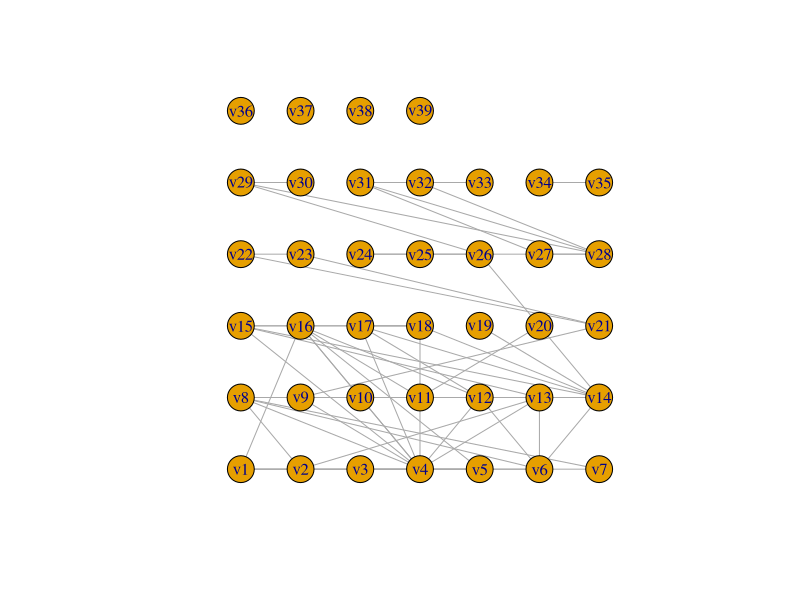
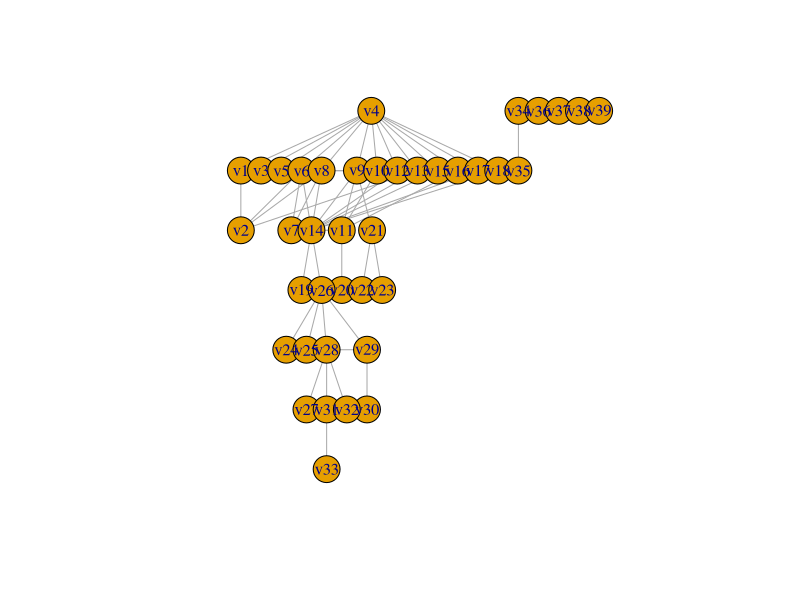
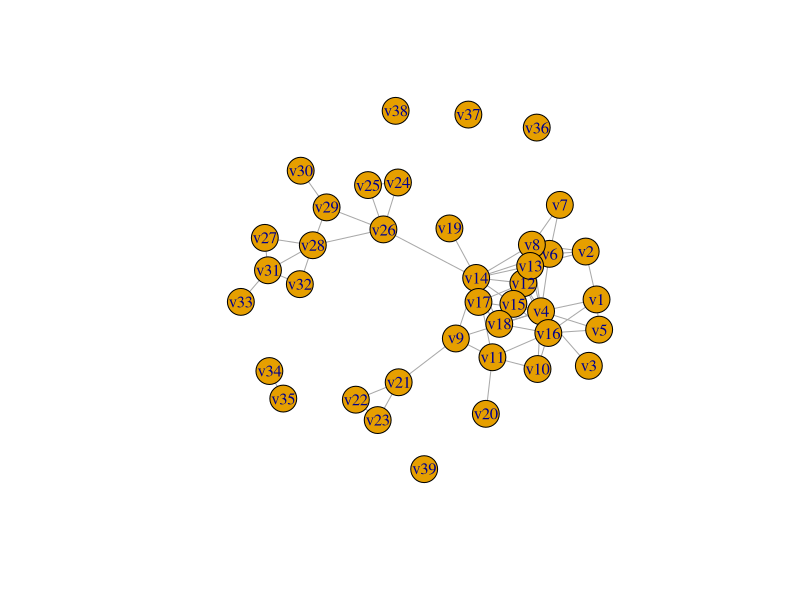
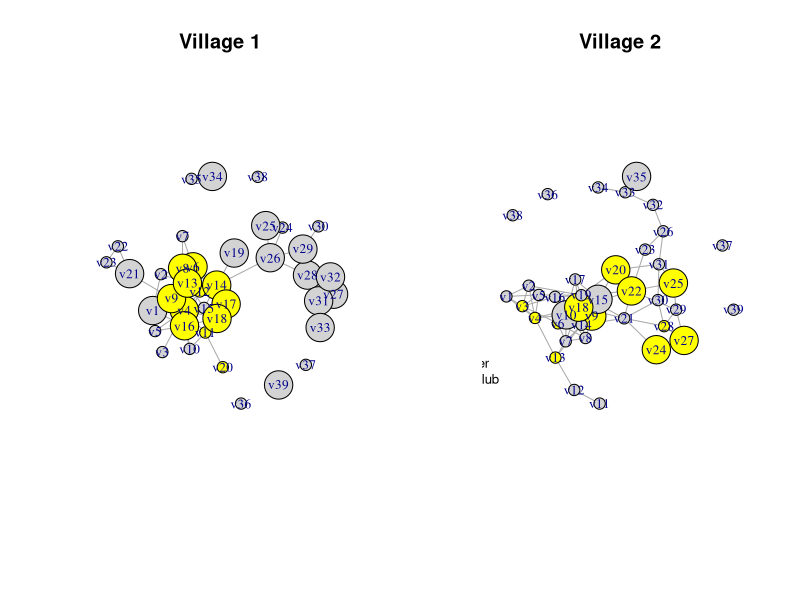
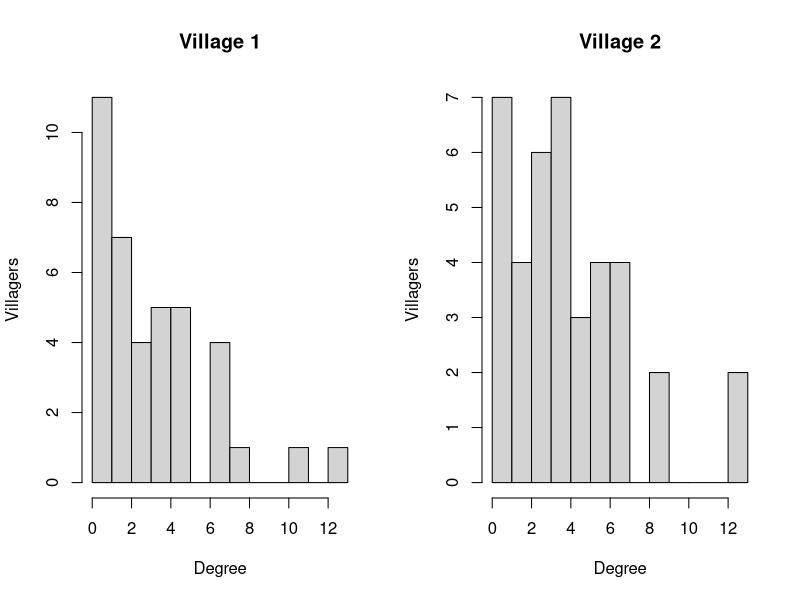
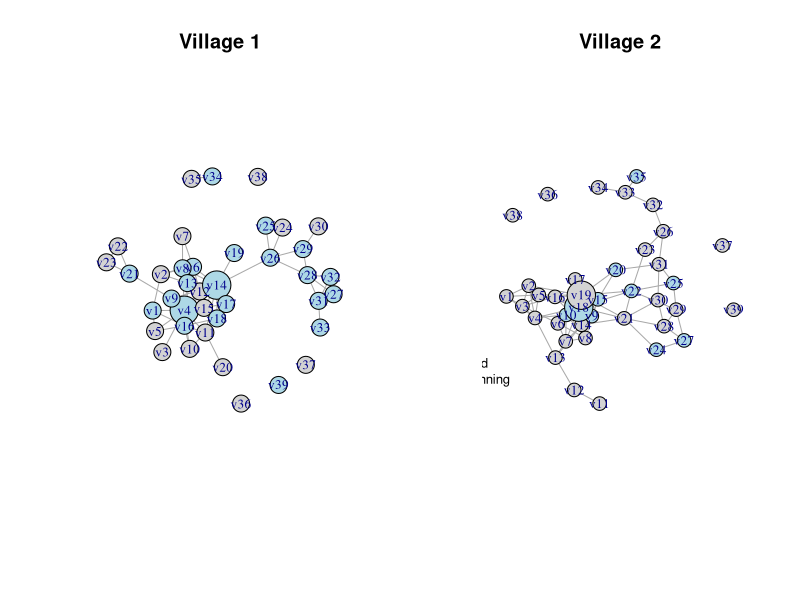
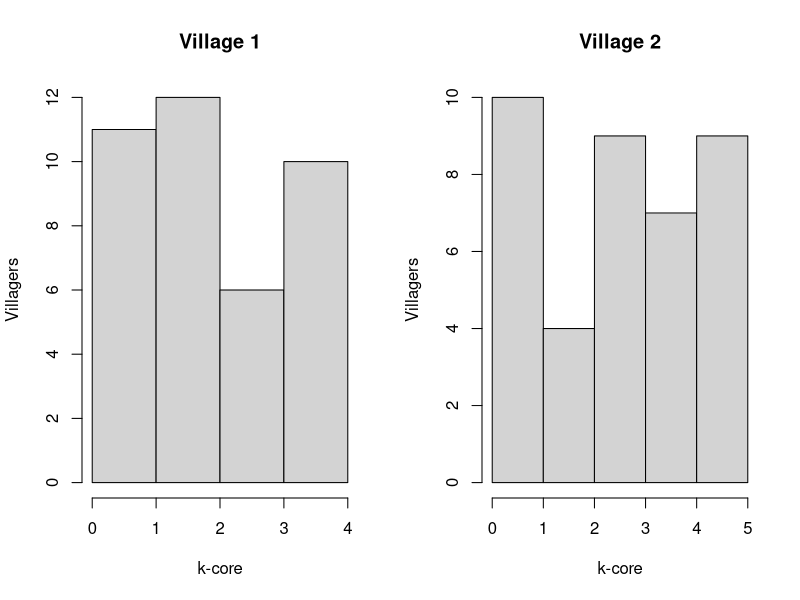
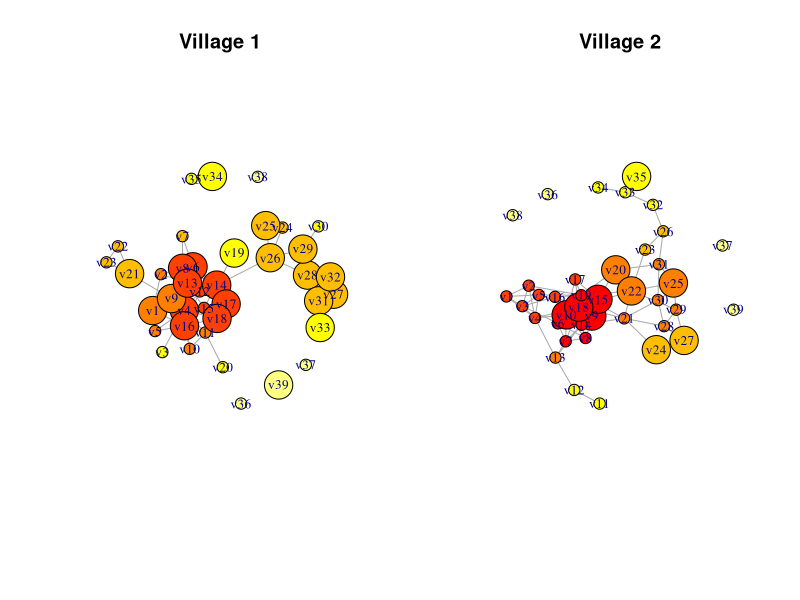

Write the R code that produced these figures, in order.
## Computational Social Science Week 7: Networks Workshop
## Durham University: Jennifer Badham and Will Craige

##--- Preparation ====

# install packages if required
# --------------------------------------------------------
# clear the environment var area
rm(list = ls())
# clear all plots
graphics.off()
# clear the console area
cat("\014")
# --------------------------------------------------------
# load packages
library(igraph)

# --- Network data ---------------------------------------

# village 1, vertices and edges
vertices1 <- read.csv("./datasets/W07 Korea1vertices.txt")
edges1 <- read.csv("./datasets/W07 Korea1edges.txt")
# village 2, vertices and edges
vertices2 <- read.csv("./datasets/W07 Korea2vertices.txt")
edges2 <- read.csv("./datasets/W07 Korea2edges.txt")

# Construct and examine networks ====

# construct networks from nodes and edges
net1 <-
  graph_from_data_frame(edges1, directed = FALSE, vertices = vertices1)
net2 <-
  graph_from_data_frame(edges2, directed = FALSE, vertices = vertices2)

# clean up
remove(edges1, edges2, vertices1, vertices2)

# two ways of showing checking networks
summary(net1)
net2

# network 1 - print the vertices and edges and the Adopted attribute
V(net1)
E(net1)
cat("\n")          # inserts blank line in the output
V(net1)$Adopted
cat("\n")

# network 1 - counts
noquote(paste("Network 1, number of vertices:", length(V(net1))))
noquote(paste("Network 1, number of edges:", length(E(net1))))
noquote(paste("Network 1, density:", edge_density(net1)))
noquote(paste("Network 1, number of adopters:", sum(V(net1)$Adopted)))
cat("\n")

# network 2 - counts
noquote(paste("Network 2, vertices and edges:", length(V(net2)), length(E(net2))))
noquote(paste("Network 2, density:", edge_density(net2)))

# tabulate adopters by mothers club members
print("Village 1")
table(V(net1)$Adopted, V(net1)$Club, dnn = c("Adopted", "Mothers Club"))
cat("\n")
print("Village 2")
table(V(net2)$Adopted, V(net2)$Club, dnn = c("Adopted", "Mothers Club"))

# --- Exploratory analysis: visualisation ----------------

# basic layouts
plot(net1, layout = layout_on_grid)
plot(net1, layout = layout_as_tree)
plot(net1, layout = layout_with_fr)

# store FR layout for each network
layout1 <- layout_with_fr(net1)
layout2 <- layout_with_fr(net2)

##--- visualise by mothers club membership

# create vector of two colours, dark for membership
colClub <- c("lightgrey", "yellow")

# adjust the membership to 1s and 2s
V(net1)$Club <- V(net1)$Club + 1
print("adjusted values")
V(net1)$Club

# display the colour for each vertex
colClub[V(net1)$Club]

# matching colours to TRUE and FALSE
V(net1)$Club <- V(net1)$Club - 1
print ("Check returned to 0s and 1s")
V(net1)$Club

# display the colour for each vertex
colClub[V(net1)$Club + 1]

# visualisation - sets up two plots on a single panel
par(mfrow = c(1, 2))

# village 1
plot(
  net1,
  layout = layout1,
  # uses the stored layout positions
  title = "Village 1",
  vertex.color = colClub[V(net1)$Club + 1],
  vertex.label.cex	= 0.8,
  # label size
  vertex.size = 15 * V(net1)$Adopted + 10
)         # size is 10 if no, 25 if yes
title(main = "Village 1")

# village 2
plot(
  net2,
  layout = layout2,
  vertex.color = colClub[V(net2)$Club + 1],
  vetex.label.size = 0.2,
  vertex.label.cex	= 0.8,
  vertex.size = 15 * V(net2)$Adopted + 10
)
title(main = "Village 2")
legend(
  x = -2,
  y = -0.5,
  c("Not member", "Mothers' Club"),
  pch = 21,
  pt.bg = colClub,
  pt.cex = 2,
  cex = 0.8,
  bty = "n",
  ncol = 1
)

##--- Centrality ====

# common centrality measures for village 1 network
net1measures <- data.frame(
  vertex = V(net1)$name,
  degr = degree(net1),
  btwn = betweenness(net1, normalized = TRUE),
  cls = closeness(net1, normalized = TRUE)
)

# common centrality measures for village 1 network
net2measures <- data.frame(
  vertex = V(net2)$name,
  degr = degree(net2),
  btwn = betweenness(net2, normalized = TRUE),
  cls = closeness(net2, normalized = TRUE)
)

# correlations of the various centrality measures (over vertices)
cor(net1measures[2:4])
cor(net2measures[2:4])

##--- distribution of centrality

# sets up two plots on a single panel
par(mfrow = c(1, 2))

# Village 1 degree distribution
hist(
  net1measures$degr,
  breaks = 0:max(net1measures$degr),
  main = "Village 1",
  xlab = "Degree",
  ylab = "Villagers"
)

# Village 2 degree distribution
hist(
  net2measures$degr,
  breaks = 0:max(net2measures$degr),
  main = "Village 2",
  xlab = "Degree",
  ylab = "Villagers"
)

paste("Degree centralisation, network 1:",
      centr_degree(net1)$centralization)
paste("Betweenness centralisation, network 1:",
      centr_betw(net1)$centralization)
paste("Degree centralisation, network 2:",
      centr_degree(net2)$centralization)
paste("Betweenness centralisation, network 2:",
      centr_betw(net2)$centralization)

# --- centrality and family planning ---------------------

# sets up two plots on a single panel
par(mfrow = c(1, 2))

# use colour for adopted family planning (since size will be for degree)
colFP <- c("lightgrey", "lightblue")

# village 1
plot(
  net1,
  layout = layout1,
  title = "Village 1",
  vertex.color = colFP[V(net1)$Adopted + 1],
  vertex.label.cex	= 0.8,
  vertex.size = ifelse(degree(net1) >= 10, 25, 15)
) # large for the higher degree
title(main = "Village 1")

# village 2
plot(
  net2,
  layout = layout2,
  vertex.color = colFP[V(net2)$Adopted + 1],
  vetex.label.size = 0.2,
  vertex.label.cex	= 0.8,
  vertex.size = ifelse(degree(net2) >= 10, 25, 12)
) # large for the higher degree
title(main = "Village 2")
legend(
  x = -2,
  y = -0.5,
  c("Not adopted", "Family Planning"),
  pch = 21,
  pt.bg = colFP,
  pt.cex = 2,
  cex = 0.8,
  bty = "n",
  ncol = 1
)

# --- Subnetworks ----------------------------------------
# homophily of behaviour
paste("Homophily of adoption, Village 1:",
      round(assortativity_nominal(net1, types = (V(
        net1
      )$Adopted + 1)), digits = 2))
paste("Homophily of adoption, Village 2:",
      round(assortativity_nominal(net2, types = (V(
        net2
      )$Adopted + 1)), digits = 2))
paste("Homophily of club membership, Village 1:",
      round(assortativity_nominal(net1, types = (V(
        net1
      )$Club + 1)), digits = 2))
paste("Homophily of club membership, Village 2:",
      round(assortativity_nominal(net2, types = (V(
        net2
      )$Club + 1)), digits = 2))

# add k-core to measures dataframes for village networks
net1measures$kCore <- coreness(net1)
net2measures$kCore <- coreness(net2)

# plot distributions of k-coreness
par(mfrow = c(1, 2))
hist(
  net1measures$kCore,
  breaks = 0:max(net1measures$kCore),
  main = "Village 1",
  xlab = "k-core",
  ylab = "Villagers"
)
hist(
  net2measures$kCore,
  breaks = 0:max(net2measures$kCore),
  main = "Village 2",
  xlab = "k-core",
  ylab = "Villagers"
)

# plot with k-core by colour, darker for higher
par(mfrow = c(1, 2))
plot(
  net1,
  layout = layout1,
  vertex.color = heat.colors(6, rev = TRUE)[net1measures$kCore + 1],
  vetex.label.size = 0.2,
  vertex.label.cex	= 0.8,
  vertex.size = 15 * V(net1)$Adopted + 10
)
title(main = "Village 1")
plot(
  net2,
  layout = layout2,
  vertex.color = heat.colors(6, rev = TRUE)[net2measures$kCore + 1],
  vetex.label.size = 0.2,
  vertex.label.cex	= 0.8,
  vertex.size = 15 * V(net2)$Adopted + 10
)
title(main = "Village 2")

# community detection for village 1, uses edge betwenness
cluster1 <- cluster_edge_betweenness(net1)
sizes(cluster1)

# add the community to the network vertices as color for plotting
V(net1)$color <- pmin(cluster1$membership, 6)

par(mfrow = c(1, 2))
# map the clusters with adoption
plot(
  net1,
  layout = layout1,
  vetex.label.size = 0.2,
  vertex.label.cex	= 0.8,
  vertex.size = 15 * V(net1)$Adopted + 10
)
title(main = "Large are adopters")
# map the clusters with club membership
plot(
  net1,
  layout = layout1,
  vetex.label.size = 0.2,
  vertex.label.cex	= 0.8,
  vertex.size = 15 * V(net1)$Club + 10
)
title(main = "Large are club members")

# community detection for village 2, uses random walks
cluster2 <- cluster_walktrap(net2)
sizes(cluster2)

# add the community to the network vertices as color for plotting
V(net2)$color <- pmin(cluster2$membership, 6)

par(mfrow = c(1, 2))
# map the clusters with adoption
plot(
  net2,
  layout = layout2,
  vetex.label.size = 0.2,
  vertex.label.cex	= 0.8,
  vertex.size = 15 * V(net2)$Adopted + 10
)
title(main = "Large are adopters")
# map the clusters with club membership
plot(
  net2,
  layout = layout2,
  vetex.label.size = 0.2,
  vertex.label.cex	= 0.8,
  vertex.size = 15 * V(net2)$Club + 10
)
title(main = "Large are club members")
